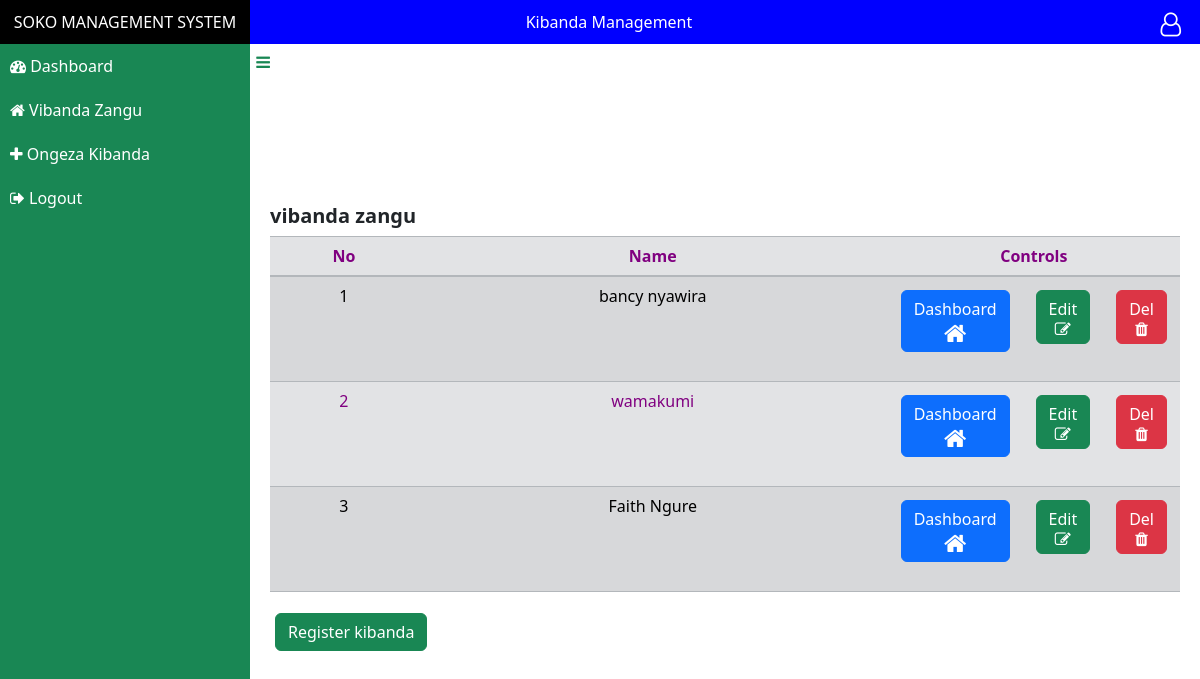
/kibanda.php (signed in), run on the app's committed database.
### tables this page shows
CREATE TABLE `kibanda` (
  `id` int(11) NOT NULL,
  `uid` varchar(11) NOT NULL,
  `name` varchar(30) NOT NULL,
  `date` date NOT NULL,
  `status` enum('active','deleted') NOT NULL DEFAULT 'active'
);

### kibanda.php (the view, shortened to what this page needs)
<html>
<head>
  <link rel="stylesheet" type="text/css" href="style.css">
  <link rel="stylesheet" href="https://cdn.jsdelivr.net/npm/bootstrap@4.6.2/dist/css/bootstrap.min.css">
  <link rel="stylesheet" href="https://cdnjs.cloudflare.com/ajax/libs/font-awesome/4.7.0/css/font-awesome.min.css">
</head>
<?php
include "session.php";
?>
<body>
<div class="header">
  <div class="col1">
   SOKO MANAGEMENT SYSTEM
  </div>
  <div class="col2">
    Kibanda Management
    <div class="dropdown">
      <div class="user">
        <i class="fa fa-user-o"></i>
      </div>
    </div>
  </div>
</div>
<div class="rightpane bg-success" id='leftpane'>
  <div class="menu">
    <span id='bar1' class="text-success"  onclick="slideOut()"><i class="fa fa-bars"></i></span>
  </div>
    <div class="ritem" onclick="window.location='dashboard.php'"><i class='fa fa-dashboard'></i> Dashboard</div>
  <div class="ritem" onclick="window.location='kibanda.php'"><i class='fa fa-home'></i> Vibanda Zangu</div>
  <div class="ritem" onclick="window.location='kibandaform.php'"><i class='fa fa-plus'></i> Ongeza Kibanda</div>
  <div class="ritem" onclick="window.location='logout.php'"><i class='fa fa-sign-out'></i> Logout</div>
</div>
<div class="main" id="main">
  <div class="inner" id="inner">
<html>
<head>
  <link href="https://cdn.jsdelivr.net/npm/bootstrap@5.2.3/dist/css/bootstrap.min.css" rel="stylesheet">
</head>
<body>
  <h5 align="left"><b>vibanda zangu</b></h5>
  <table class="table table-secondary table-striped  table-responsive-sm" style="color:purple; text-align:center;">
    <thead>
      <tr>
        <th>No</th>
        <th>Name</th>
        <th colspan="3" style="text-align: center;">Controls</th>
      </tr>
    </thead>
<?php
if (isset($_SESSION['uid'])) {
    $uid = $_SESSION['uid'];
}
$conn = new mysqli($servername, $username, $password, $dbname);
$counter = 0;
$sql = "SELECT * FROM `kibanda` where uid='$uid' && status='active'";
$result = $conn->query($sql);
if ($result->num_rows > 0) {
    while ($row = $result->fetch_assoc()) {
        $counter++;
        $id=$row['id'];
        $name = $row['name'];
        echo "
          <tr>
          <td>$counter</td>
           <td>$name</td>
            <td width='10px'>
            <form method=post action=gensession.php>
              <button class='btn btn-primary'>Dashboard<i class='fa fa-home' style='font-size:24px'></i></button>
              <input type=text name=txtid value='$id' hidden>
              <input type=text name=txtloc value='stockform.php' hidden>
               </form>
            </td>
             <td width='15px'>
               <form method=post action=editkibanda.php>
               <button type=submit class='btn btn-success'>Edit<i class='fa fa-edit'></i></button>
               <input type=text name=txtid value='$id' hidden>
               </form>
               </td>
               <td width='15px'>
               <form method=post action=gendelete.php  onsubmit='return confirmdelete()'>
               <button type=submit class='btn btn-danger'>Del <i class='fa fa-trash'></i></button>
               <input type=text name=txtid value='$id' hidden>
               <input type=text name=txtloc value='kibanda.php' hidden>
               <input type=text name=txttable value='kibanda' hidden>
               </form>
               </td>
          </tr>
        ";
    }
} else {
    echo "<b> No kibanda found </b>";
}
?>
</table>
<button type='submit' onclick="window.location='kibandaform.php'" class="btn btn-success">Register kibanda</button>
</body>
</html>
  </div>
</div>
</body>
</html>

### session.php (shortened to what this page needs)
<html>
<head>
</head>
<body>
</body>
</html>

### style.css (style rules this page uses)
#leftpane { left:0px; transition:1s; }
.col1 { width:100%; max-width: 250px; background-color:black; float:left; padding:10px; color:white; text-align: center; }
.col2 { width: 100%; background-color: blue; padding:10px; color: white; text-align: center; }
.user { float: right; font-size: 24px; margin-top: -40px; cursor: pointer; color:white; width: 100%; text-align: right; margin-right: 10px; padding:7px; }
.dropdown { width: 230px; background-color: #eee; color:#333; float:right; margin-top: 35px; margin-right:-8px; border-radius: 0px 0px 0px 10px; }
.rightpane { width:100%; max-width: 250px; background-color:rgb(14, 242, 52); float:left; color:white; height: 100%; }
.ritem { padding:10px; }
.inner { padding: 20px; padding-left:270px; padding-top:160px; transition: 1s; }
.menu { padding:10px; margin-right: -30px; color:#333; cursor: pointer; float:right; }
.header { position:sticky; top:0px; }
.rightpane { position: fixed; }

### kibanda.php (style rules this page uses)
.btn { margin: 5px; }

### data on the page
kibanda: name "bancy nyawira"
kibanda: name "wamakumi"
kibanda: name "Faith Ngure"
